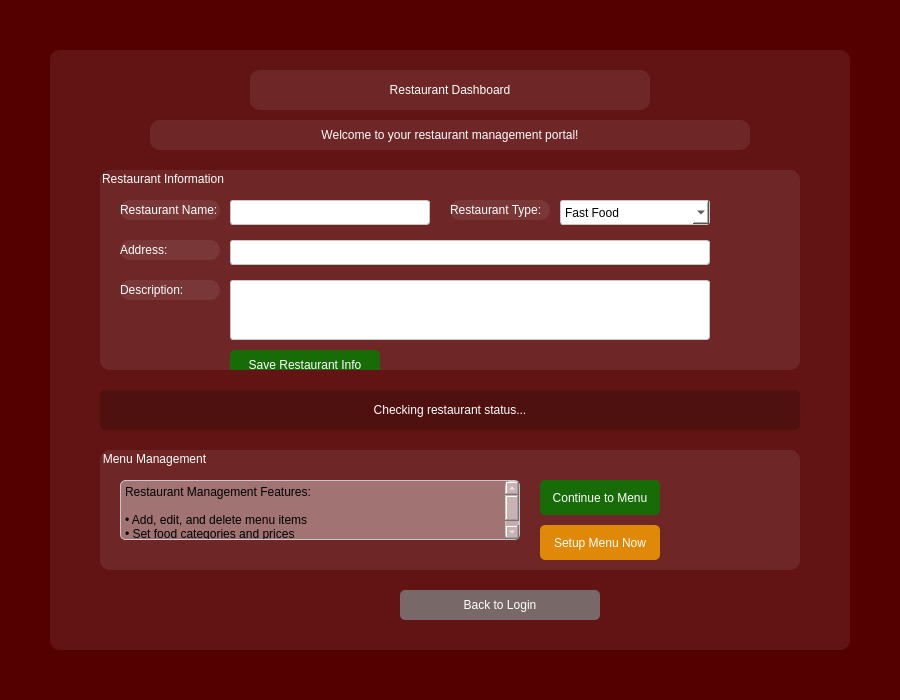
<?xml version="1.0" encoding="UTF-8"?>
<ui version="4.0">
 <class>restaurant_auth</class>
 <widget class="QWidget" name="restaurant_auth">
  <property name="geometry">
   <rect>
    <x>0</x>
    <y>0</y>
    <width>900</width>
    <height>700</height>
   </rect>
  </property>
  <property name="windowTitle">
   <string>Restaurant Authentication</string>
  </property>
  <property name="styleSheet">
   <string notr="true">background-color: rgb(85, 0, 0);</string>
  </property>
  <widget class="QWidget" name="widget" native="true">
   <property name="geometry">
   <rect>
    <x>50</x>
    <y>50</y>
    <width>800</width>
    <height>600</height>
   </rect>
   </property>
   <property name="styleSheet">
    <string notr="true">background-color: rgba(255,255,255,20);
border-radius: 10px;</string>
   </property>
   
   <widget class="QLabel" name="titleLabel">
    <property name="geometry">
     <rect>
      <x>200</x>
      <y>20</y>
      <width>400</width>
      <height>40</height>
     </rect>
    </property>
    <property name="text">
     <string>Restaurant Dashboard</string>
    </property>
    <property name="styleSheet">
     <string notr="true">color: rgb(255, 255, 255);
font: 700 24pt &quot;Segoe UI&quot;;
text-align: center;</string>
    </property>
    <property name="alignment">
     <set>Qt::AlignCenter</set>
    </property>
   </widget>
   
   <widget class="QLabel" name="welcomeLabel">
    <property name="geometry">
     <rect>
      <x>100</x>
      <y>70</y>
     <width>600</width>
      <height>30</height>
     </rect>
    </property>
    <property name="text">
     <string>Welcome to your restaurant management portal!</string>
    </property>
    <property name="styleSheet">
     <string notr="true">color: rgb(255, 255, 255);
font: 700 14pt &quot;Segoe UI&quot;;
text-align: center;</string>
    </property>
    <property name="alignment">
     <set>Qt::AlignCenter</set>
    </property>
   </widget>
   
   <!-- Restaurant Information Section -->
   <widget class="QGroupBox" name="restaurantInfoGroup">
    <property name="geometry">
     <rect>
      <x>50</x>
      <y>120</y>
      <width>700</width>
      <height>200</height>
     </rect>
    </property>
    <property name="title">
     <string>Restaurant Information</string>
    </property>
    <property name="styleSheet">
     <string notr="true">color: rgb(255, 255, 255);
font: 700 12pt &quot;Segoe UI&quot;;</string>
    </property>
    
    <widget class="QLabel" name="restaurantNameLabel">
     <property name="geometry">
      <rect>
       <x>20</x>
       <y>30</y>
       <width>100</width>
       <height>20</height>
      </rect>
     </property>
     <property name="text">
      <string>Restaurant Name:</string>
     </property>
     <property name="styleSheet">
      <string notr="true">color: rgb(255, 255, 255);
font: 700 10pt &quot;Segoe UI&quot;;</string>
     </property>
    </widget>
    
    <widget class="QLineEdit" name="restaurantNameEdit">
     <property name="geometry">
      <rect>
       <x>130</x>
       <y>30</y>
       <width>200</width>
       <height>25</height>
      </rect>
     </property>
     <property name="styleSheet">
      <string notr="true">background-color: rgb(255, 255, 255);
border: 1px solid rgb(200, 200, 200);
border-radius: 3px;
color: rgb(0, 0, 0);
font: 9pt &quot;Segoe UI&quot;;</string>
     </property>
    </widget>
    
    <widget class="QLabel" name="restaurantTypeLabel">
     <property name="geometry">
      <rect>
       <x>350</x>
       <y>30</y>
       <width>100</width>
       <height>20</height>
      </rect>
     </property>
     <property name="text">
      <string>Restaurant Type:</string>
     </property>
     <property name="styleSheet">
      <string notr="true">color: rgb(255, 255, 255);
font: 700 10pt &quot;Segoe UI&quot;;</string>
     </property>
    </widget>
    
    <widget class="QComboBox" name="restaurantTypeCombo">
     <property name="geometry">
      <rect>
       <x>460</x>
       <y>30</y>
       <width>150</width>
       <height>25</height>
      </rect>
     </property>
     <property name="styleSheet">
      <string notr="true">background-color: rgb(255, 255, 255);
border: 1px solid rgb(200, 200, 200);
border-radius: 3px;
color: rgb(0, 0, 0);
font: 9pt &quot;Segoe UI&quot;;</string>
     </property>
     <item>
      <property name="text">
       <string>Fast Food</string>
      </property>
     </item>
     <item>
      <property name="text">
       <string>Iranian</string>
      </property>
     </item>
     <item>
      <property name="text">
       <string>International</string>
      </property>
     </item>
     <item>
      <property name="text">
       <string>Cafe</string>
      </property>
     </item>
     <item>
      <property name="text">
       <string>Pizza</string>
      </property>
     </item>
    </widget>
    
    <widget class="QLabel" name="restaurantAddressLabel">
     <property name="geometry">
      <rect>
       <x>20</x>
       <y>70</y>
       <width>100</width>
       <height>20</height>
      </rect>
     </property>
     <property name="text">
      <string>Address:</string>
     </property>
     <property name="styleSheet">
      <string notr="true">color: rgb(255, 255, 255);
font: 700 10pt &quot;Segoe UI&quot;;</string>
     </property>
    </widget>
    
    <widget class="QLineEdit" name="restaurantAddressEdit">
     <property name="geometry">
      <rect>
       <x>130</x>
       <y>70</y>
       <width>480</width>
       <height>25</height>
      </rect>
     </property>
     <property name="styleSheet">
      <string notr="true">background-color: rgb(255, 255, 255);
border: 1px solid rgb(200, 200, 200);
border-radius: 3px;
color: rgb(0, 0, 0);
font: 9pt &quot;Segoe UI&quot;;</string>
     </property>
    </widget>
    
    <widget class="QLabel" name="restaurantDescLabel">
     <property name="geometry">
      <rect>
       <x>20</x>
       <y>110</y>
       <width>100</width>
       <height>20</height>
      </rect>
     </property>
     <property name="text">
      <string>Description:</string>
     </property>
     <property name="styleSheet">
      <string notr="true">color: rgb(255, 255, 255);
font: 700 10pt &quot;Segoe UI&quot;;</string>
     </property>
    </widget>
    
    <widget class="QTextEdit" name="restaurantDescEdit">
     <property name="geometry">
      <rect>
       <x>130</x>
       <y>110</y>
       <width>480</width>
       <height>60</height>
      </rect>
     </property>
     <property name="styleSheet">
      <string notr="true">background-color: rgb(255, 255, 255);
border: 1px solid rgb(200, 200, 200);
border-radius: 3px;
color: rgb(0, 0, 0);
font: 9pt &quot;Segoe UI&quot;;</string>
     </property>
    </widget>
    
    <widget class="QPushButton" name="save_info_button">
     <property name="geometry">
      <rect>
       <x>130</x>
       <y>180</y>
       <width>150</width>
       <height>30</height>
      </rect>
     </property>
     <property name="styleSheet">
      <string notr="true">color: rgb(255, 255, 255);
font: 700 10pt &quot;Segoe UI&quot;;
background-color: rgba(0,128,0,200);
border: none;
border-radius: 5px;</string>
     </property>
     <property name="text">
      <string>Save Restaurant Info</string>
     </property>
    </widget>
   </widget>
   
   <!-- Status Section -->
   <widget class="QLabel" name="statusLabel">
    <property name="geometry">
     <rect>
      <x>50</x>
      <y>340</y>
      <width>700</width>
      <height>40</height>
     </rect>
    </property>
    <property name="text">
     <string>Checking restaurant status...</string>
    </property>
    <property name="styleSheet">
     <string notr="true">color: rgb(255, 255, 255);
font: 700 12pt &quot;Segoe UI&quot;;
text-align: center;
background-color: rgba(0,0,0,50);
border-radius: 5px;
padding: 10px;</string>
    </property>
    <property name="alignment">
     <set>Qt::AlignCenter</set>
    </property>
   </widget>
   
   <!-- Menu Management Section -->
   <widget class="QGroupBox" name="menuManagementGroup">
    <property name="geometry">
     <rect>
      <x>50</x>
      <y>400</y>
      <width>700</width>
      <height>120</height>
     </rect>
    </property>
    <property name="title">
     <string>Menu Management</string>
    </property>
    <property name="styleSheet">
     <string notr="true">color: rgb(255, 255, 255);
font: 700 12pt &quot;Segoe UI&quot;;</string>
    </property>
    
    <widget class="QTextEdit" name="infoTextEdit">
     <property name="geometry">
      <rect>
       <x>20</x>
       <y>30</y>
       <width>400</width>
       <height>60</height>
      </rect>
     </property>
     <property name="styleSheet">
      <string notr="true">background-color: rgba(255,255,255,90);
border: 1px solid rgb(200, 200, 200);
border-radius: 5px;
color: rgb(0, 0, 0);
font: 9pt &quot;Segoe UI&quot;;</string>
     </property>
     <property name="readOnly">
      <bool>true</bool>
     </property>
     <property name="plainText">
      <string>Restaurant Management Features:

• Add, edit, and delete menu items
• Set food categories and prices
• Manage restaurant information
• View customer orders
• Track restaurant performance

Please ensure your restaurant information and menu are properly set up.</string>
     </property>
    </widget>
    
    <widget class="QPushButton" name="continue_button">
     <property name="geometry">
      <rect>
       <x>440</x>
       <y>30</y>
       <width>120</width>
       <height>35</height>
      </rect>
     </property>
     <property name="styleSheet">
      <string notr="true">color: rgb(255, 255, 255);
font: 700 10pt &quot;Segoe UI&quot;;
background-color: rgba(0,128,0,200);
border: none;
border-radius: 5px;</string>
     </property>
     <property name="text">
      <string>Continue to Menu</string>
     </property>
    </widget>
    
    <widget class="QPushButton" name="setup_menu_button">
     <property name="geometry">
      <rect>
       <x>440</x>
       <y>75</y>
       <width>120</width>
       <height>35</height>
      </rect>
     </property>
     <property name="styleSheet">
      <string notr="true">color: rgb(255, 255, 255);
font: 700 10pt &quot;Segoe UI&quot;;
background-color: rgba(255,165,0,200);
border: none;
border-radius: 5px;</string>
     </property>
     <property name="text">
      <string>Setup Menu Now</string>
     </property>
    </widget>
   </widget>
   
   <widget class="QPushButton" name="back_button">
    <property name="geometry">
     <rect>
      <x>350</x>
      <y>540</y>
      <width>200</width>
      <height>30</height>
     </rect>
    </property>
    <property name="styleSheet">
     <string notr="true">color: rgb(255, 255, 255);
font: 700 10pt &quot;Segoe UI&quot;;
background-color: rgba(128,128,128,200);
border: none;
border-radius: 5px;</string>
    </property>
    <property name="text">
     <string>Back to Login</string>
    </property>
   </widget>
   
  </widget>
 </widget>
 <resources/>
 <connections/>
</ui> 
